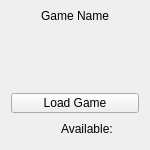
<?xml version="1.0" encoding="UTF-8"?>
<ui version="4.0">
 <class>Tile</class>
 <widget class="QWidget" name="Tile">
  <property name="geometry">
   <rect>
    <x>0</x>
    <y>0</y>
    <width>150</width>
    <height>150</height>
   </rect>
  </property>
  <property name="maximumSize">
   <size>
    <width>150</width>
    <height>150</height>
   </size>
  </property>
  <property name="windowTitle">
   <string>Tile</string>
  </property>
  <layout class="QGridLayout" name="gridLayout">
   <item row="2" column="0" colspan="4">
    <widget class="QPushButton" name="loadButton">
     <property name="sizePolicy">
      <sizepolicy hsizetype="Minimum" vsizetype="Preferred">
       <horstretch>0</horstretch>
       <verstretch>0</verstretch>
      </sizepolicy>
     </property>
     <property name="maximumSize">
      <size>
       <width>16777215</width>
       <height>20</height>
      </size>
     </property>
     <property name="text">
      <string>Load Game</string>
     </property>
    </widget>
   </item>
   <item row="1" column="0" colspan="4">
    <widget class="QLabel" name="gameImage">
     <property name="text">
      <string/>
     </property>
     <property name="pixmap">
      <pixmap resource="../resources.qrc">:/icons/not-found.png</pixmap>
     </property>
     <property name="scaledContents">
      <bool>true</bool>
     </property>
    </widget>
   </item>
   <item row="3" column="2">
    <widget class="QLabel" name="cloudAvailable">
     <property name="enabled">
      <bool>false</bool>
     </property>
     <property name="sizePolicy">
      <sizepolicy hsizetype="Maximum" vsizetype="Maximum">
       <horstretch>0</horstretch>
       <verstretch>0</verstretch>
      </sizepolicy>
     </property>
     <property name="maximumSize">
      <size>
       <width>20</width>
       <height>20</height>
      </size>
     </property>
     <property name="text">
      <string/>
     </property>
     <property name="pixmap">
      <pixmap resource="../resources.qrc">:/icons/stored-cloud.png</pixmap>
     </property>
     <property name="scaledContents">
      <bool>true</bool>
     </property>
    </widget>
   </item>
   <item row="3" column="3">
    <widget class="QLabel" name="localAvailable">
     <property name="enabled">
      <bool>false</bool>
     </property>
     <property name="sizePolicy">
      <sizepolicy hsizetype="Maximum" vsizetype="Maximum">
       <horstretch>0</horstretch>
       <verstretch>0</verstretch>
      </sizepolicy>
     </property>
     <property name="maximumSize">
      <size>
       <width>20</width>
       <height>20</height>
      </size>
     </property>
     <property name="text">
      <string/>
     </property>
     <property name="pixmap">
      <pixmap resource="../resources.qrc">:/icons/stored-local.png</pixmap>
     </property>
     <property name="scaledContents">
      <bool>true</bool>
     </property>
    </widget>
   </item>
   <item row="3" column="0">
    <spacer name="horizontalSpacer">
     <property name="orientation">
      <enum>Qt::Horizontal</enum>
     </property>
     <property name="sizeHint" stdset="0">
      <size>
       <width>40</width>
       <height>20</height>
      </size>
     </property>
    </spacer>
   </item>
   <item row="3" column="1">
    <widget class="QLabel" name="availableLabel">
     <property name="sizePolicy">
      <sizepolicy hsizetype="Maximum" vsizetype="Preferred">
       <horstretch>0</horstretch>
       <verstretch>0</verstretch>
      </sizepolicy>
     </property>
     <property name="text">
      <string>Available:</string>
     </property>
    </widget>
   </item>
   <item row="0" column="0" colspan="4">
    <widget class="QLabel" name="gameName">
     <property name="sizePolicy">
      <sizepolicy hsizetype="Preferred" vsizetype="Minimum">
       <horstretch>0</horstretch>
       <verstretch>0</verstretch>
      </sizepolicy>
     </property>
     <property name="maximumSize">
      <size>
       <width>16777215</width>
       <height>10</height>
      </size>
     </property>
     <property name="text">
      <string>Game Name</string>
     </property>
     <property name="alignment">
      <set>Qt::AlignCenter</set>
     </property>
    </widget>
   </item>
  </layout>
 </widget>
 <resources>
  <include location="../resources.qrc"/>
 </resources>
 <connections/>
</ui>
